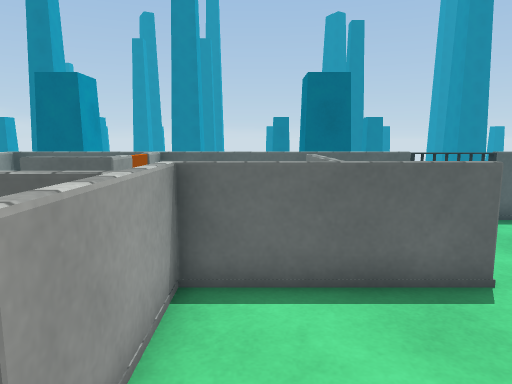
View 1 (above)

23 first-person views from a walk through a 3-D level made in the Unity game engine. The camera is 1.3 m above the floor, tilts 8° down and sees 70° across. The floor is counted in squares, 0.5 m on a side. Each view is taken from the middle of a square. On the plan, view 1 faces up. The plan holds only what a view shows up to about 20 squares ahead; the rest is blank. The place goes on beyond the plan. The player character is not drawn. Surface patterns are stand-ins for the level's own textures.

View 2
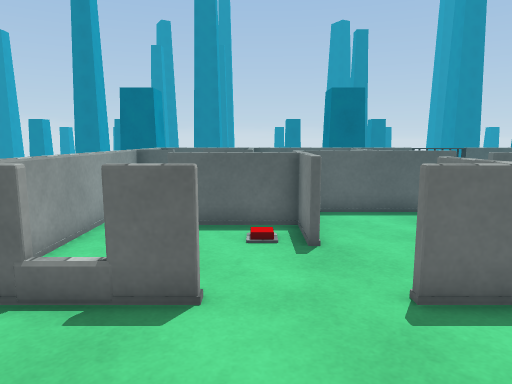

View 3
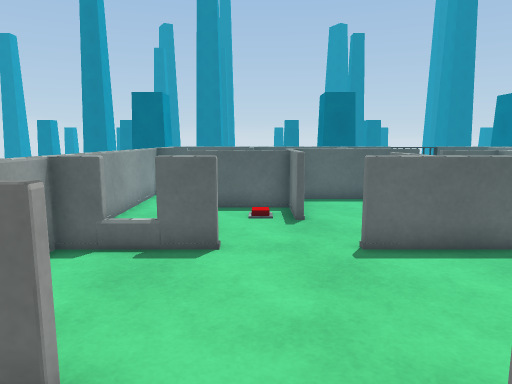

View 4
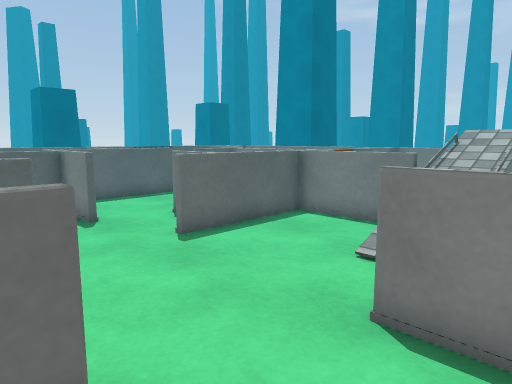

View 5
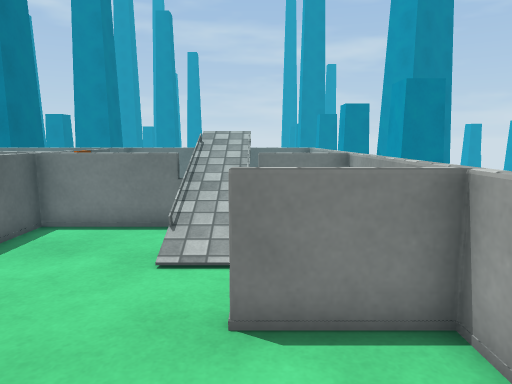

View 6
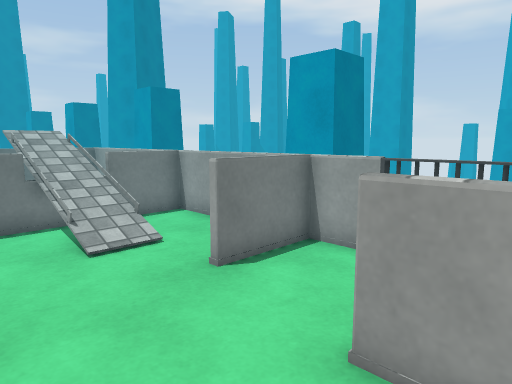

View 7
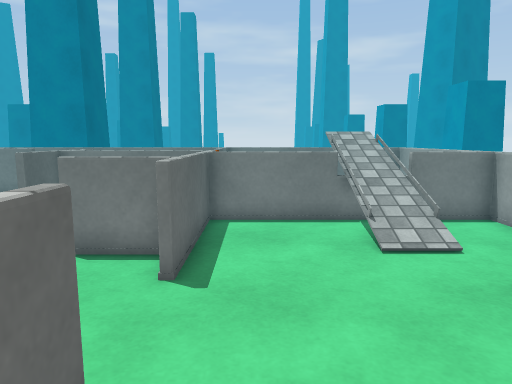

View 8
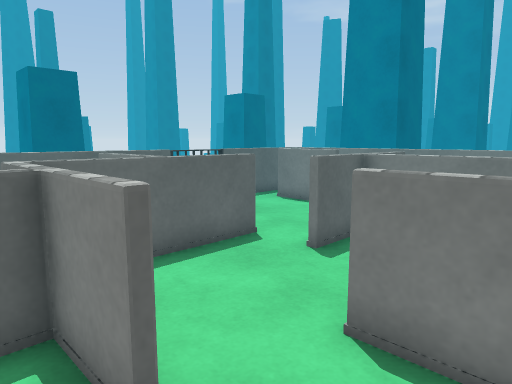

View 9
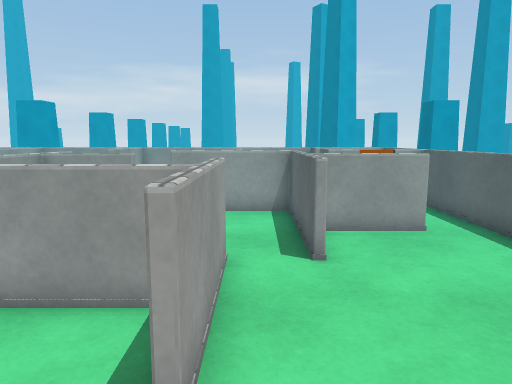

View 10
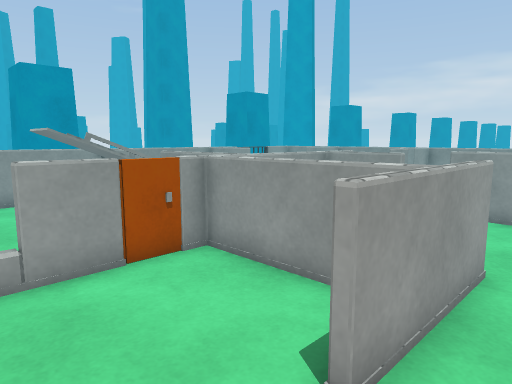

View 11
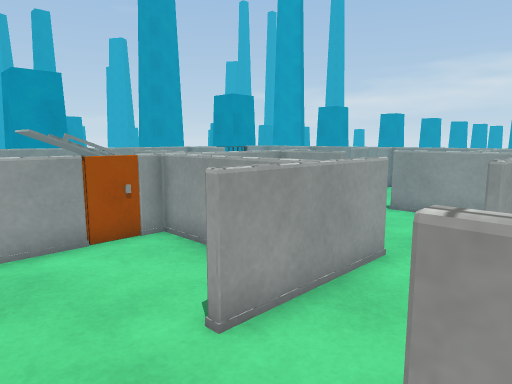

View 12
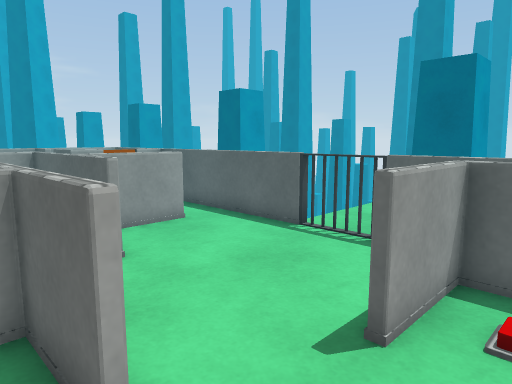

View 13
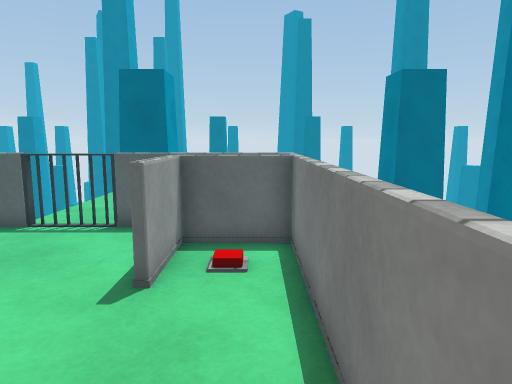

View 14
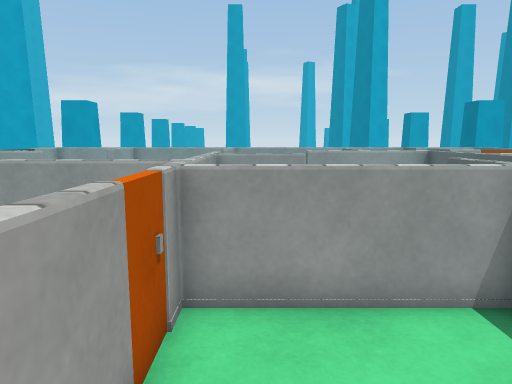

View 15
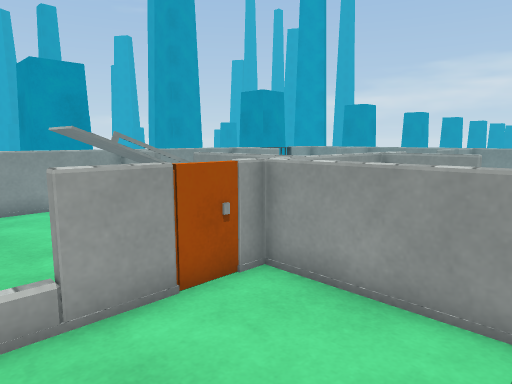

View 16
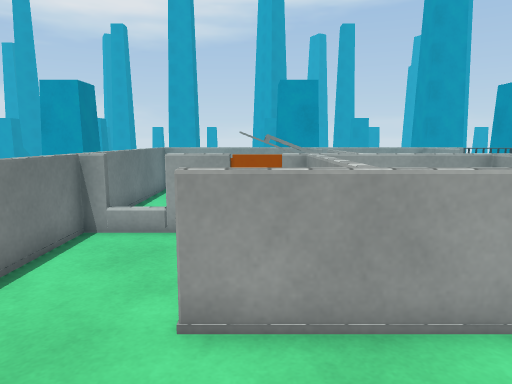

View 17
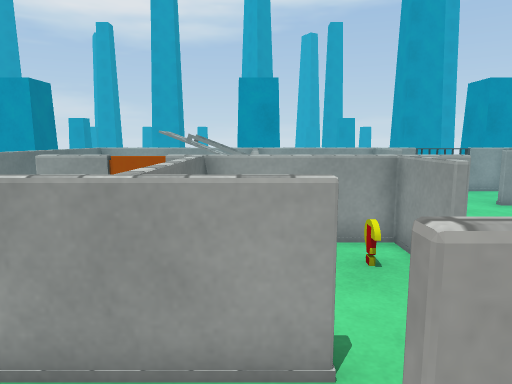

View 18
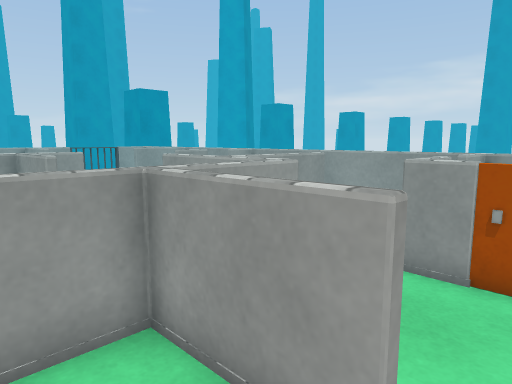

View 19
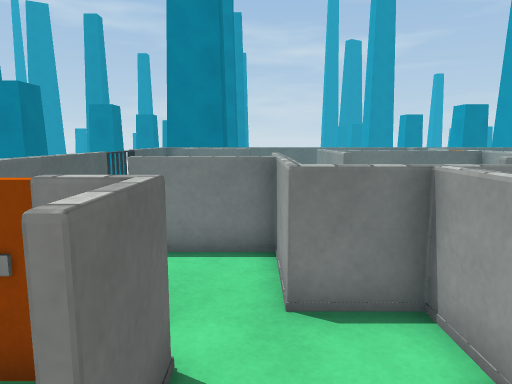

View 20
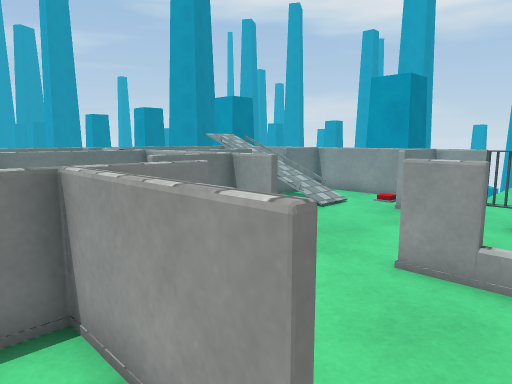

View 21
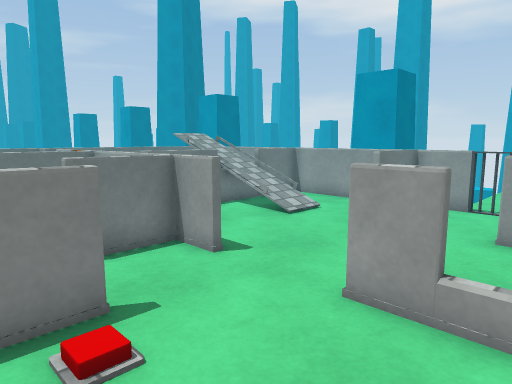

View 22
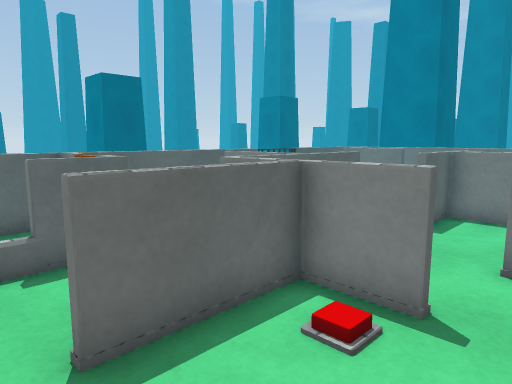

View 23
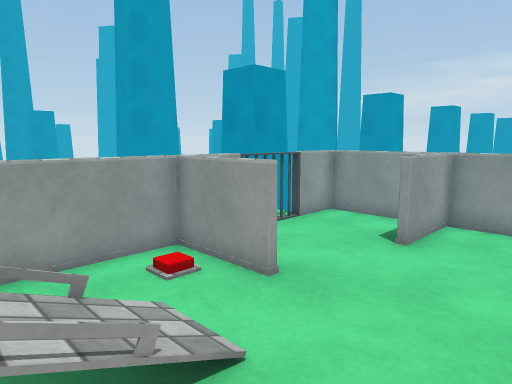

### Floor plan
Key: @ floor where view 1 was taken; # wall or solid block; x gap in a wall; . floor; / step, stairs or slope; = window, fence, low wall or low ledge; ^ raised ledge; O other object.
Columns run from 8 left of view 1 to 13 right of it. Each row starts with its distance up from view 1.
 12 ######=======x.x==####
 11 #  ^ #.............  ^
 10 #    O...##.......===#
  9 #    #...==.......=..=
  8 #=Ox=#...==.......=..=
  7 =... ..==##=#........=
  6 =... .=#=====........=
  5 =..   #=.............=
  4 =..===#=.....====#...=
  3 =.....==......==.....=
  2 =.....##......==.....=
  1 =........= .  ==.....=
  0 =.......@= .  ==.....=
 -1 #=.=#...=##===##O#=#x#
 -2 # .##...##  ###    # #
 -3 =............=       #
 -4 =............=    .. #
 -5 =............=    ...#
 -6 =.........////   O. .#
 -7 #==#......////   O. .#
 -8 =......=..////   .. .#
 -9 =......=/....=   ..  #
-10 =......=.....=  ...  #
-11 #=x.x==#=====#########

Positions as (right, up) in squares from view 1, and headings:
1: (0, 0), facing up
2: (-3, -7), facing up
3: (-3, -10), facing up
4: (-6, -10), facing up-right
5: (-6, -8), facing right
6: (-7, -3), facing down-right
7: (-7, -3), facing right
8: (-3, -1), facing up-right
9: (12, 5), facing left
10: (12, 6), facing down-left
11: (12, 8), facing down-left
12: (12, 3), facing up-left
13: (12, 1), facing up
14: (12, 0), facing left
15: (12, 4), facing down-left
16: (8, 9), facing down
17: (5, 8), facing down
18: (4, 11), facing down-left
19: (-7, 7), facing right
20: (-7, 6), facing down-right
21: (-7, 4), facing down-right
22: (-7, 0), facing up-right
23: (4, -3), facing down-left
